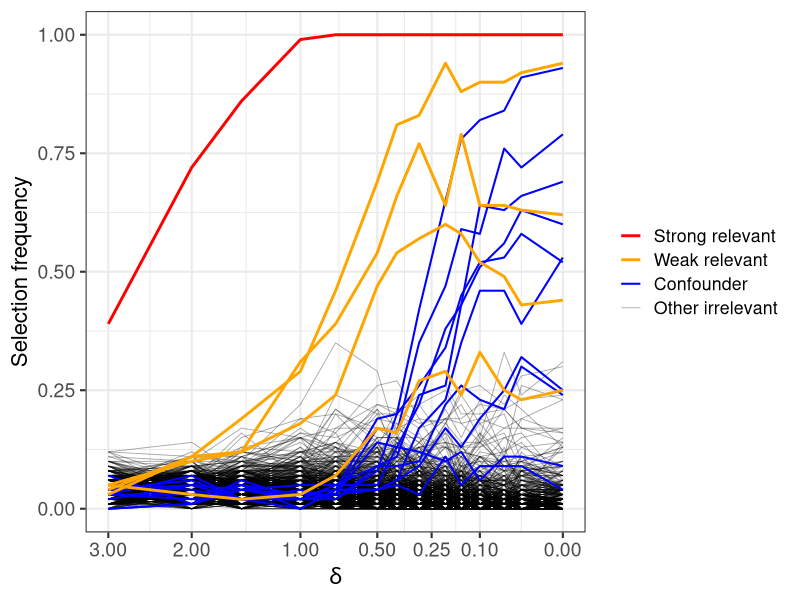
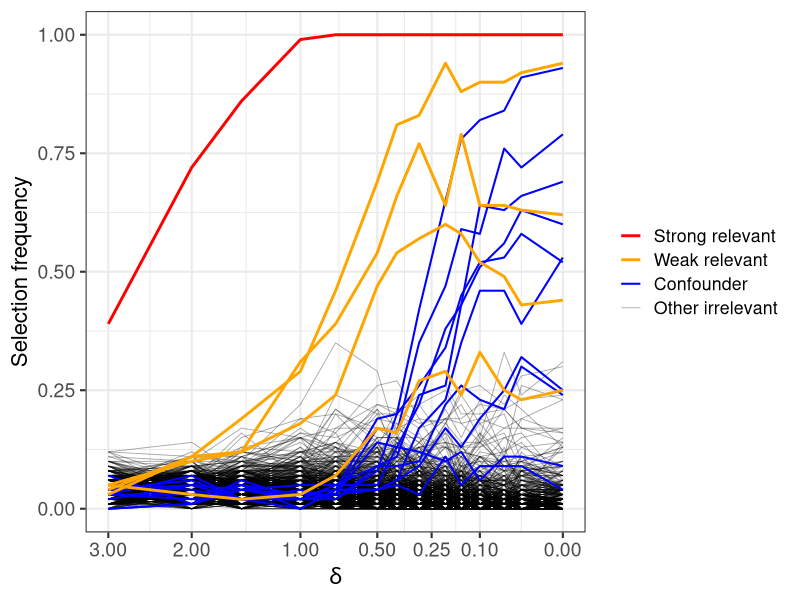

The R source for these figures, in order:
suppressWarnings(options(warn = -1))

# ---------------- packages ----------------
required_pkgs <- c("glmnet", "ggplot2", "scales")
new_pkgs <- required_pkgs[!(required_pkgs %in% installed.packages()[, "Package"])]
if (length(new_pkgs) > 0) install.packages(new_pkgs, dependencies = TRUE)
invisible(lapply(required_pkgs, library, character.only = TRUE))

set.seed(26)

# ---------------- settings ----------------
n  <- 100
p  <- 1000
n1 <- floor(n / 2)
s  <- 5
K  <- 10                        # number of confounders
rho_irr <- 0.1
lambda  <- sqrt(log(p) / n1)    # fixed, not cross-validated
B <- 100
delta_grid <- c(0, 0.025, 0.05, 0.1, 0.15, 0.2, 0.3, 0.4, 0.5, 0.75, 1, 1.5, 2, 3)

n_weak   <- 4      # number of weak relevant features (at least 2)
m_weak   <- 4      # weak   beta = m_weak   * lambda
m_strong <- 15     # strong beta = m_strong * lambda
x_conf   <- 0.4    # confounder covariance with each weak feature
B_target <- -0.3   # target B = a'b (negative => repair at large nu)

# ---------------- design ----------------
n_strong <- s - n_weak
eps_conf <- (n_weak * x_conf * m_weak - B_target) / (n_strong * m_strong)
a        <- c(rep(x_conf, n_weak), rep(-eps_conf, n_strong))
beta_rel <- c(rep(m_weak, n_weak), rep(m_strong, n_strong)) * lambda
stopifnot(sum(a^2) < 1)
cat("A = a'z =", sum(a), " B = a'b =", sum(a * beta_rel / lambda),
    " norm(a) =", sqrt(sum(a^2)), "\n")
stopifnot(sum(a) > 1)           # Lasso IC violated at delta = 0

# ---------------- data ----------------
XS <- matrix(rnorm(n * s), n, s)
Xc <- sapply(1:K, function(k) as.numeric(XS %*% a) + sqrt(1 - sum(a^2)) * rnorm(n))
f0 <- rnorm(n)
Xo <- sapply(1:(p - s - K), function(k) sqrt(rho_irr) * f0 + sqrt(1 - rho_irr) * rnorm(n))
X  <- scale(cbind(XS, Xc, Xo))
beta <- c(beta_rel, rep(0, p - s))
y <- as.numeric(X %*% beta + rnorm(n))

# ---------------- sub-sampled, jittered Lasso fits ----------------
sel_freq <- matrix(0, nrow = length(delta_grid), ncol = p)
for (i in seq_along(delta_grid)) {
  sel_count <- numeric(p)
  for (b in 1:B) {
    idx_b <- sample(seq_len(n), size = n1, replace = FALSE)
    Xj <- X[idx_b, , drop = FALSE] +
      matrix(rnorm(n1 * p, sd = delta_grid[i]), n1, p)
    fit <- glmnet(Xj, y[idx_b], alpha = 1, lambda = lambda)
    sel_count <- sel_count + (as.numeric(coef(fit))[-1] != 0)
  }
  sel_freq[i, ] <- sel_count / B
}

# ---------------- groups ----------------
grp <- rep("Other irrelevant", p)
grp[1:n_weak] <- "Weak relevant"
grp[(n_weak + 1):s] <- "Strong relevant"
grp[(s + 1):(s + K)] <- "Confounder"
grp_levels <- c("Strong relevant", "Weak relevant", "Confounder", "Other irrelevant")
grp <- factor(grp, levels = grp_levels)

df <- data.frame(
  delta = rep(delta_grid, times = p),
  var   = rep(1:p, each = length(delta_grid)),
  freq  = as.vector(sel_freq),
  group = rep(grp, each = length(delta_grid))
)

# ---------------- save results as CSV ----------------
write.csv(df, "fig2_ic_violated_frequencies.csv", row.names = FALSE)

summ <- do.call(rbind, lapply(grp_levels, function(g) {
  idx <- which(grp == g)
  F <- sel_freq[, idx, drop = FALSE]
  data.frame(group = g, delta = delta_grid, n_features = length(idx),
             mean = rowMeans(F), min = apply(F, 1, min), max = apply(F, 1, max))
}))
write.csv(summ, "fig2_ic_violated_summary.csv", row.names = FALSE)

b <- beta_rel / lambda
z <- sign(beta_rel)
cnu <- sapply(delta_grid, function(d) abs(sum(a * (z + d^2 * b))) / (1 + d^2))
write.csv(data.frame(delta = delta_grid, c_nu = cnu), "fig2_ic_violated_cnu.csv", row.names = FALSE)

write.csv(data.frame(n = n, p = p, n1 = n1, K = K, rho_irr = rho_irr,
                     lambda = lambda, B = B, n_weak = n_weak, m_weak = m_weak,
                     m_strong = m_strong, x_conf = x_conf,
                     A = sum(a * z), B_stat = sum(a * b), norm_a = sqrt(sum(a^2))),
          "fig2_ic_violated_design.csv", row.names = FALSE)

# ---------------- plot ----------------
draw_order <- c("Other irrelevant", "Confounder", "Weak relevant", "Strong relevant")
df <- df[order(match(as.character(df$group), draw_order)), ]
df$var <- factor(df$var, levels = unique(df$var))

p1 <- ggplot(df, aes(x = delta, y = freq, group = var, color = group,
                     linewidth = group, alpha = group)) +
  geom_line() +
  scale_color_manual(values = c("Strong relevant" = "red", "Weak relevant" = "orange",
                                "Confounder" = "blue", "Other irrelevant" = "black")) +
  scale_linewidth_manual(values = c("Strong relevant" = 1.0, "Weak relevant" = 1.0,
                                    "Confounder" = 0.7, "Other irrelevant" = 0.3)) +
  scale_alpha_manual(values = c("Strong relevant" = 1, "Weak relevant" = 1,
                                "Confounder" = 1, "Other irrelevant" = 0.35)) +
  ylim(0, 1) +
  scale_x_continuous(trans = scales::compose_trans("sqrt", "reverse"),
                     breaks = c(0, 0.1, 0.25, 0.5, 1, 2, 3)) +
  theme_bw(base_size = 16) +
  theme(axis.title = element_text(size = 16),
        axis.text = element_text(size = 14),
        legend.title = element_blank(),
        legend.position = "right") +
  labs(x = expression(delta), y = "Selection frequency")

print(p1)
ggsave("fig2_ic_violated.pdf", plot = p1, width = 8, height = 5, device = "pdf")
cat("Saved: fig2_ic_violated.pdf and four CSV files (frequencies, summary, cnu, design)\n")
